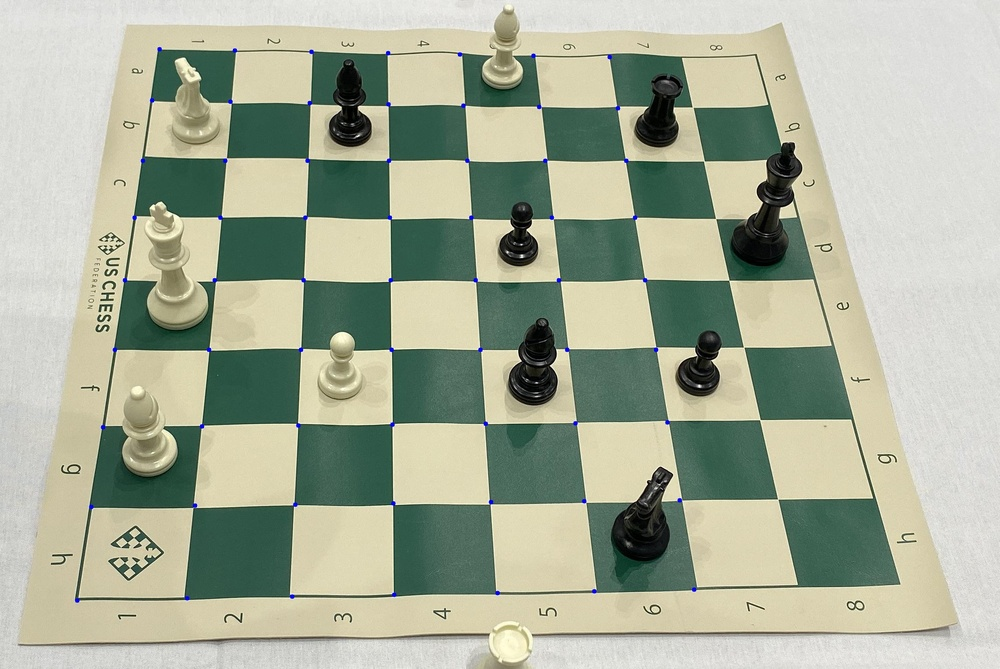
#> input picture grid_debug.jpg, 1000 x 669 px, shrunk from 2284 x 1529 before the run
$ python -i detect_board.py   (imports and definitions only)
#> lines starting #> are read from the running program, lines starting #| are printed output that depends on the picture; after the words box and inside, x2 and y2 are one past the last pixel; in counts of white or black regions, pixels touching at a corner belong together
import cv2
import numpy as np
import matplotlib.pyplot as plt
from sklearn.cluster import DBSCAN

# [85 lines left out: functions deduplicate_points, compute_intersection, sort_grid_geometrically, compute_homography_from_grid, not called in this run]

def create_mask(image):
    ##############################################
    # Create a binary mask to isolate the chessboard from the background
    ##############################################

#> called with image = 'grid_debug.jpg'
    img = cv2.imread(image)
#> img is the input picture: shape (669, 1000, 3); mean B, G, R 154.2, 174.2, 167.6
    hsv = cv2.cvtColor(img, cv2.COLOR_BGR2HSV)
#> hsv: shape (669, 1000, 3); mean H, S, V 41.6, 50.7, 177.3
    lower_green = np.array([50, 40, 40])
    upper_green = np.array([90, 255, 200])
    mask = cv2.inRange(hsv, lower_green, upper_green)
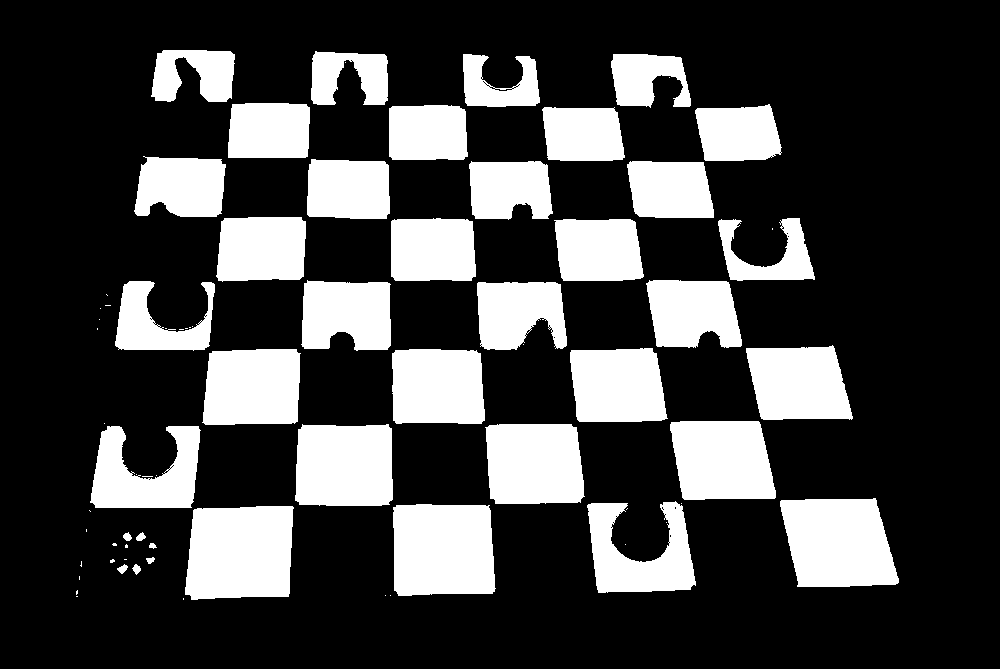
#> mask: shape (669, 1000); 25.7% white; 73 white regions (35 under 20 px), largest, box (x1, y1, x2, y2) and area: (185, 506, 294, 600) 9252, (393, 504, 496, 596) 8865, (780, 498, 899, 587) 8648

    kernel = np.ones((3, 3), np.uint8)
    mask_clean = cv2.morphologyEx(mask, cv2.MORPH_OPEN, kernel)
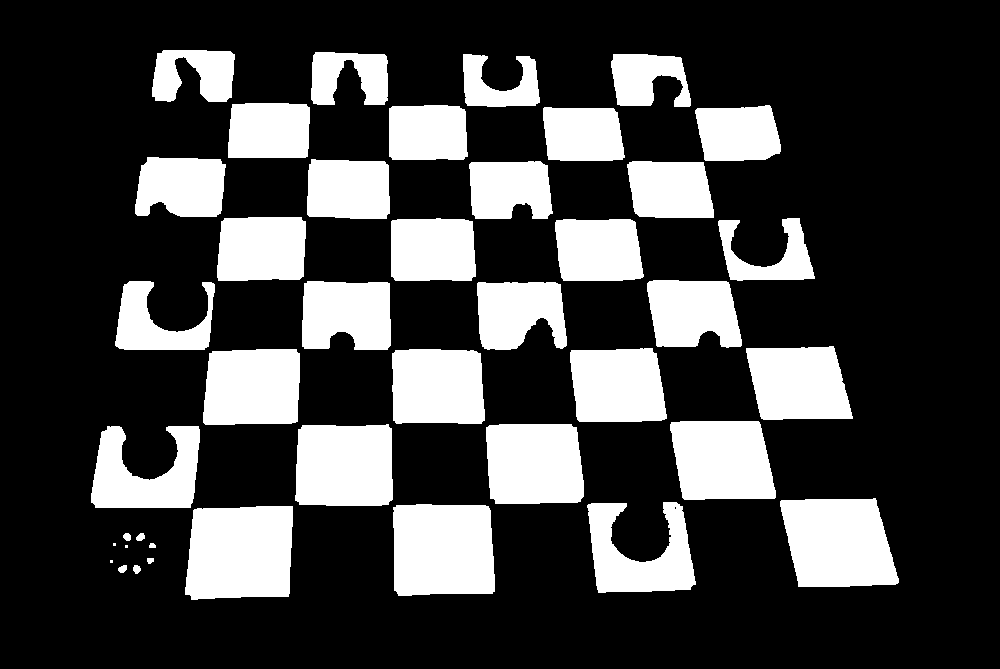
#> mask_clean: shape (669, 1000); 25.6% white; 41 white regions (3 under 20 px), largest, box (x1, y1, x2, y2) and area: (185, 506, 293, 600) 9250, (393, 504, 495, 596) 8861, (780, 498, 899, 587) 8646
    mask_clean = cv2.morphologyEx(mask_clean, cv2.MORPH_CLOSE, kernel)
#> mask_clean: shape (669, 1000); 25.6% white; 41 white regions (3 under 20 px), largest, box (x1, y1, x2, y2) and area: (185, 506, 293, 600) 9251, (393, 504, 495, 596) 8863, (780, 498, 899, 587) 8646

    return mask_clean

# [33 lines left out: function find_intersections, not called in this run]

>>> result = create_mask('grid_debug.jpg')
